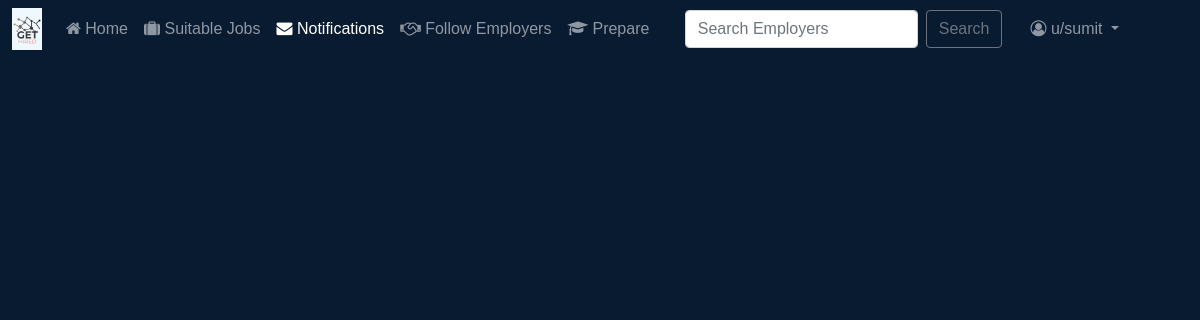
The page /JOBSEEKER/messages/ (signed in) on the database as committed earlier.
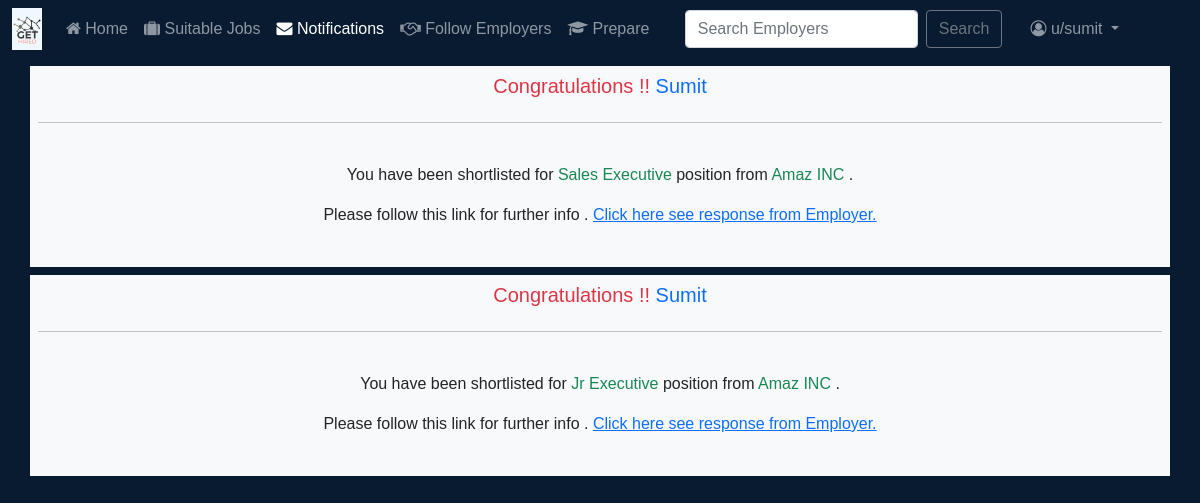
The same page on the database as committed later.
### JOB/models.py (models this page shows, shortened)
class SHORTLISTED(models.Model):
    applicant=models.ForeignKey(JOBSEEKER,on_delete=models.CASCADE)
    message=models.TextField(null=True,blank=True)
    hasSeen=models.BooleanField(default=False)
    applicant_job=models.ForeignKey(JOB,on_delete=models.CASCADE)

class JOB(models.Model):
    job_id=models.AutoField(primary_key=True)
    job_title=models.CharField(max_length=100)
    job_desc=models.TextField()
    pub_date=models.DateTimeField(auto_now=True)
    x_req=models.DecimalField(max_digits=5,decimal_places=2)
    xii_req=models.DecimalField(max_digits=5,decimal_places=2)
    grad_req=models.DecimalField(max_digits=5,decimal_places=2)
    employer_name=models.ForeignKey(EMPLOYER,on_delete=models.CASCADE)

### JOBSEEKER/models.py (models this page shows, shortened)
class JOBSEEKER(models.Model):
    user=models.OneToOneField(User,on_delete=models.CASCADE)
    first_name=models.CharField(max_length=50)
    last_name=models.CharField(max_length=50)
    email=models.EmailField(max_length=255)
    dob=models.DateField()
    phone=models.IntegerField()

### EMPLOYER/models.py (models this page shows, shortened)
class EMPLOYER(models.Model):
    user=models.OneToOneField(User,on_delete=models.CASCADE)
    name=models.TextField()
    cin_num=models.IntegerField(unique=True,blank=False)
    profile_pic=models.ImageField(upload_to='EMPLOYER/PROFILE',blank=True)

### JOBSEEKER/views.py (the view)
# urls.py: path('messages/',views.mymsg,name="notification"),
def mymsg(request):
    user=User.objects.get(username=request.user)
    jobseeker=JOBSEEKER.objects.get(user=user)
    notications=SHORTLISTED.objects.filter(applicant=jobseeker,hasSeen=False)
    for noti in notications:
        noti.hasSeen=True
        noti.save()
    notification=SHORTLISTED.objects.filter(applicant=jobseeker).order_by('-id')
    param={
        'notifications':notification
    }
    return render(request,"JOBSEEKER/notifications.html/",param)

### templates/JOBSEEKER/notifications.html (shortened to what this page needs)
{% extends 'baseJ.html' %}
{% block msgactive %}
active
{% endblock msgactive %}
{% block content %}
 {% for notification in notifications %}
    <div class="container bg-light p-2 text-center my-2">
        <h5 class="card-title text-danger">Congratulations !! <span class="lead text-primary">{{notification.applicant.first_name}}</span>
        </h5>
        <hr class="my-4">
        <div class="card-body">
            <p>You have been shortlisted for <span class="text-success font-weight-bold"> {{notification.applicant_job.job_title}} </span>position from
            <span class="text-success font-weight-bold"> {{notification.applicant_job.employer_name.name}} </span>.</p>
            <p>Please follow this link for further info . <a data-toggle="collapse" href="#job-{{notification.applicant.first_name}}-{{notification.applicant_job.job_id}}" role="button" aria-expanded="false" aria-controls="job-{{notification.applicant.first_name}}-{{notification.applicant_job.job_id}}">
    Click here see response from Employer.</a></p>
        </div>
    </div>
{% endfor %}
{% endblock content %}

Rows that differ between the two databases and show on the page:
added SHORTLISTED: applicant.first_name "Sumit", applicant_job.job_title "Sales Executive", applicant_job.employer_name.name "Amaz INC"
added SHORTLISTED: applicant.first_name "Sumit", applicant_job.job_title "Jr Executive", applicant_job.employer_name.name "Amaz INC"
